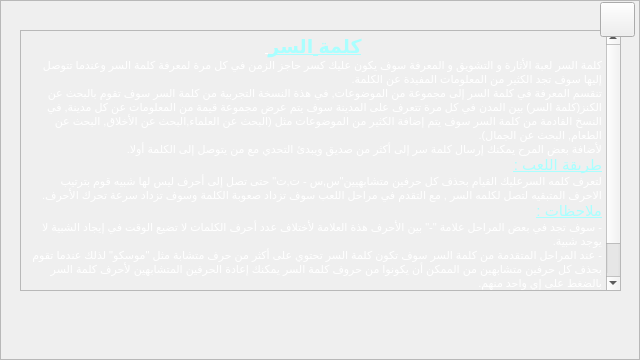
<?xml version="1.0" encoding="UTF-8"?>
<ui version="4.0">
 <class>HelpFrame</class>
 <widget class="QFrame" name="HelpFrame">
  <property name="geometry">
   <rect>
    <x>0</x>
    <y>0</y>
    <width>640</width>
    <height>360</height>
   </rect>
  </property>
  <property name="windowTitle">
   <string>Frame</string>
  </property>
  <property name="styleSheet">
   <string notr="true">border-image: url(:/image/images/backgrounds/HelpWindowContainerOnly.png);</string>
  </property>
  <property name="frameShape">
   <enum>QFrame::StyledPanel</enum>
  </property>
  <property name="frameShadow">
   <enum>QFrame::Raised</enum>
  </property>
  <widget class="QTextBrowser" name="textBrowser">
   <property name="geometry">
    <rect>
     <x>20</x>
     <y>30</y>
     <width>601</width>
     <height>261</height>
    </rect>
   </property>
   <property name="palette">
    <palette>
     <active>
      <colorrole role="WindowText">
       <brush brushstyle="SolidPattern">
        <color alpha="255">
         <red>0</red>
         <green>0</green>
         <blue>0</blue>
        </color>
       </brush>
      </colorrole>
      <colorrole role="Text">
       <brush brushstyle="SolidPattern">
        <color alpha="255">
         <red>255</red>
         <green>255</green>
         <blue>255</blue>
        </color>
       </brush>
      </colorrole>
      <colorrole role="Base">
       <brush brushstyle="NoBrush">
        <color alpha="255">
         <red>0</red>
         <green>0</green>
         <blue>0</blue>
        </color>
       </brush>
      </colorrole>
     </active>
     <inactive>
      <colorrole role="WindowText">
       <brush brushstyle="SolidPattern">
        <color alpha="255">
         <red>0</red>
         <green>0</green>
         <blue>0</blue>
        </color>
       </brush>
      </colorrole>
      <colorrole role="Text">
       <brush brushstyle="SolidPattern">
        <color alpha="255">
         <red>255</red>
         <green>255</green>
         <blue>255</blue>
        </color>
       </brush>
      </colorrole>
      <colorrole role="Base">
       <brush brushstyle="NoBrush">
        <color alpha="255">
         <red>0</red>
         <green>0</green>
         <blue>0</blue>
        </color>
       </brush>
      </colorrole>
     </inactive>
     <disabled>
      <colorrole role="WindowText">
       <brush brushstyle="SolidPattern">
        <color alpha="255">
         <red>120</red>
         <green>120</green>
         <blue>120</blue>
        </color>
       </brush>
      </colorrole>
      <colorrole role="Text">
       <brush brushstyle="SolidPattern">
        <color alpha="255">
         <red>120</red>
         <green>120</green>
         <blue>120</blue>
        </color>
       </brush>
      </colorrole>
      <colorrole role="Base">
       <brush brushstyle="NoBrush">
        <color alpha="255">
         <red>0</red>
         <green>0</green>
         <blue>0</blue>
        </color>
       </brush>
      </colorrole>
     </disabled>
    </palette>
   </property>
   <property name="styleSheet">
    <string notr="true">border-image: url(:/image/images/backgrounds/Background_Transparent.png);</string>
   </property>
   <property name="horizontalScrollBarPolicy">
    <enum>Qt::ScrollBarAlwaysOff</enum>
   </property>
   <property name="html">
    <string>&lt;!DOCTYPE HTML PUBLIC &quot;-//W3C//DTD HTML 4.0//EN&quot; &quot;http://www.w3.org/TR/REC-html40/strict.dtd&quot;&gt;
&lt;html&gt;&lt;head&gt;&lt;meta name=&quot;qrichtext&quot; content=&quot;1&quot; /&gt;&lt;style type=&quot;text/css&quot;&gt;
p, li { white-space: pre-wrap; }
&lt;/style&gt;&lt;/head&gt;&lt;body style=&quot; font-family:'MS Shell Dlg 2'; font-size:8.25pt; font-weight:400; font-style:normal;&quot;&gt;
&lt;p align=&quot;center&quot; dir='rtl' style=&quot; margin-top:0px; margin-bottom:0px; margin-left:0px; margin-right:0px; -qt-block-indent:0; text-indent:0px;&quot;&gt;&lt;span style=&quot; font-family:'MS Shell Dlg 2,sans-serif'; font-size:14pt; font-weight:600; text-decoration: underline; color:#aaffff;&quot;&gt;كلمة السر&lt;/span&gt;&lt;span style=&quot; font-family:'MS Shell Dlg 2,sans-serif'; font-size:8pt; font-weight:600; text-decoration: underline;&quot;&gt; &lt;/span&gt;&lt;/p&gt;
&lt;p dir='rtl' style=&quot; margin-top:0px; margin-bottom:0px; margin-left:0px; margin-right:0px; -qt-block-indent:0; text-indent:0px;&quot;&gt;&lt;span style=&quot; font-family:'MS Shell Dlg 2,sans-serif'; font-size:8pt;&quot;&gt;كلمة السر لعبة الأثارة و التشويق و المعرفة سوف يكون عليك كسر حاجز الزمن في كل مرة لمعرفة كلمة السر وعندما تتوصل إليها سوف تجد الكثير من المعلومات المفيدة عن الكلمة.&lt;/span&gt;&lt;span style=&quot; font-size:8pt;&quot;&gt; &lt;/span&gt;&lt;/p&gt;
&lt;p dir='rtl' style=&quot; margin-top:0px; margin-bottom:0px; margin-left:0px; margin-right:0px; -qt-block-indent:0; text-indent:0px;&quot;&gt;&lt;span style=&quot; font-family:'MS Shell Dlg 2,sans-serif'; font-size:8pt;&quot;&gt;تنقسم المعرفة في كلمة السر إلى مجموعة من الموضوعات, في هذة النسخة التجربية من كلمة السر سوف تقوم بالبحث عن الكنز(كلمة السر) بين المدن في كل مرة تتعرف على المدينة سوف يتم عرض مجموعة قيمة من المعلومات عن كل مدينة, في النسخ القادمة من كلمة السر سوف يتم إضافة الكثير من الموضوعات مثل (البحث عن العلماء,البحث عن الأخلاق, البحث عن الطعام, البحث عن الجمال).&lt;/span&gt;&lt;span style=&quot; font-size:8pt;&quot;&gt; &lt;/span&gt;&lt;/p&gt;
&lt;p dir='rtl' style=&quot; margin-top:0px; margin-bottom:0px; margin-left:0px; margin-right:0px; -qt-block-indent:0; text-indent:0px;&quot;&gt;&lt;span style=&quot; font-family:'MS Shell Dlg 2,sans-serif'; font-size:8pt;&quot;&gt;لأضافة بعض المرح يمكنك إرسال كلمة سر إلى أكثر من صديق ويبدئ التحدي مع من يتوصل إلى الكلمة أولا.&lt;/span&gt;&lt;span style=&quot; font-size:8pt;&quot;&gt; &lt;/span&gt;&lt;/p&gt;
&lt;p dir='rtl' style=&quot; margin-top:0px; margin-bottom:0px; margin-left:0px; margin-right:0px; -qt-block-indent:0; text-indent:0px;&quot;&gt;&lt;span style=&quot; font-family:'MS Shell Dlg 2,sans-serif'; font-size:11pt; text-decoration: underline; color:#aaffff;&quot;&gt;طريقة اللعب :&lt;/span&gt;&lt;span style=&quot; font-size:8pt;&quot;&gt; &lt;/span&gt;&lt;/p&gt;
&lt;p dir='rtl' style=&quot; margin-top:0px; margin-bottom:0px; margin-left:0px; margin-right:0px; -qt-block-indent:0; text-indent:0px;&quot;&gt;&lt;span style=&quot; font-family:'MS Shell Dlg 2,sans-serif'; font-size:8pt;&quot;&gt;لتعرف كلمه السرعليك القيام بحذف كل حرفين متشابهيين&amp;quot;س,س - ت,ت&amp;quot; حتى تصل إلى أحرف ليس لها شبيه قوم بترتيب الاحرف المتبقيه لتصل لكلمه السر , مع التقدم في مراحل اللعب سوف تزداد صعوبة الكلمة وسوف تزداد سرعة تحرك الأحرف.&lt;/span&gt;&lt;span style=&quot; font-size:8pt;&quot;&gt; &lt;/span&gt;&lt;/p&gt;
&lt;p dir='rtl' style=&quot; margin-top:0px; margin-bottom:0px; margin-left:0px; margin-right:0px; -qt-block-indent:0; text-indent:0px;&quot;&gt;&lt;span style=&quot; font-family:'MS Shell Dlg 2,sans-serif'; font-size:11pt; text-decoration: underline; color:#aaffff;&quot;&gt;ملاحظات :&lt;/span&gt;&lt;span style=&quot; font-size:8pt;&quot;&gt; &lt;/span&gt;&lt;/p&gt;
&lt;p dir='rtl' style=&quot; margin-top:0px; margin-bottom:0px; margin-left:0px; margin-right:0px; -qt-block-indent:0; text-indent:0px;&quot;&gt;&lt;span style=&quot; font-family:'MS Shell Dlg 2,sans-serif'; font-size:8pt;&quot;&gt;- سوف تجد في بعض المراحل علامة &amp;quot;-&amp;quot; بين الأحرف هذة العلامة لأختلاف عدد أحرف الكلمات لا تضيع الوقت في إيجاد الشبية لا يوجد شبية.&lt;/span&gt;&lt;span style=&quot; font-size:8pt;&quot;&gt; &lt;/span&gt;&lt;/p&gt;
&lt;p dir='rtl' style=&quot; margin-top:0px; margin-bottom:0px; margin-left:0px; margin-right:0px; -qt-block-indent:0; text-indent:0px;&quot;&gt;&lt;span style=&quot; font-family:'MS Shell Dlg 2,sans-serif'; font-size:8pt;&quot;&gt;- عند المراحل المتقدمة من كلمة السر سوف تكون كلمة السر تحتوي على أكثر من حرف متشابة مثل &amp;quot;موسكو&amp;quot; لذلك عندما تقوم بحذف كل حرفين متشابهين من الممكن أن يكونوا من حروف كلمة السر يمكنك إعادة الحرفين المتشابهين لأحرف كلمة السر بالضغط على إي واحد منهم.&lt;/span&gt;&lt;span style=&quot; font-size:8pt;&quot;&gt; &lt;/span&gt;&lt;/p&gt;
&lt;p dir='rtl' style=&quot; margin-top:0px; margin-bottom:0px; margin-left:0px; margin-right:0px; -qt-block-indent:0; text-indent:0px;&quot;&gt;&lt;span style=&quot; font-family:'MS Shell Dlg 2,sans-serif'; font-size:8pt;&quot;&gt;- سوف تجد معلومة تساعدك على معرفة الكلمة عند الضغط على المصباح .&lt;/span&gt;&lt;span style=&quot; font-size:8pt;&quot;&gt; &lt;/span&gt;&lt;/p&gt;
&lt;p style=&quot; margin-top:12px; margin-bottom:12px; margin-left:0px; margin-right:0px; -qt-block-indent:0; text-indent:0px;&quot;&gt;&lt;span style=&quot; font-family:'Arial,sans-serif'; font-size:8pt;&quot;&gt; &lt;/span&gt;&lt;span style=&quot; font-size:8pt;&quot;&gt; &lt;/span&gt;&lt;/p&gt;&lt;/body&gt;&lt;/html&gt;</string>
   </property>
  </widget>
  <widget class="QPushButton" name="pushBtn_Close">
   <property name="geometry">
    <rect>
     <x>600</x>
     <y>2</y>
     <width>35</width>
     <height>35</height>
    </rect>
   </property>
   <property name="minimumSize">
    <size>
     <width>35</width>
     <height>35</height>
    </size>
   </property>
   <property name="maximumSize">
    <size>
     <width>70</width>
     <height>70</height>
    </size>
   </property>
   <property name="styleSheet">
    <string notr="true">border-image: url(:/image/images/Main Btns/Normal Btns/CloseWindow.png);</string>
   </property>
   <property name="text">
    <string/>
   </property>
  </widget>
 </widget>
 <resources/>
 <connections>
  <connection>
   <sender>pushBtn_Close</sender>
   <signal>clicked()</signal>
   <receiver>HelpFrame</receiver>
   <slot>close()</slot>
   <hints>
    <hint type="sourcelabel">
     <x>54</x>
     <y>264</y>
    </hint>
    <hint type="destinationlabel">
     <x>319</x>
     <y>179</y>
    </hint>
   </hints>
  </connection>
 </connections>
</ui>
